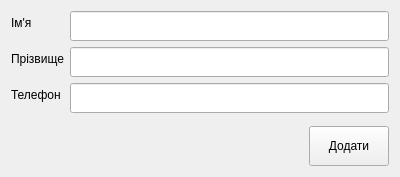
<?xml version="1.0" encoding="UTF-8"?>
<ui version="4.0">
 <class>AddCustomerForm</class>
 <widget class="QWidget" name="AddCustomerForm">
  <property name="geometry">
   <rect>
    <x>0</x>
    <y>0</y>
    <width>400</width>
    <height>177</height>
   </rect>
  </property>
  <property name="windowTitle">
   <string>Form</string>
  </property>
  <layout class="QVBoxLayout" name="verticalLayout">
   <item>
    <layout class="QFormLayout" name="formLayout">
     <item row="0" column="0">
      <widget class="QLabel" name="label">
       <property name="text">
        <string>Ім'я</string>
       </property>
      </widget>
     </item>
     <item row="0" column="1">
      <widget class="QLineEdit" name="lineFirstName">
       <property name="minimumSize">
        <size>
         <width>0</width>
         <height>30</height>
        </size>
       </property>
      </widget>
     </item>
     <item row="1" column="0">
      <widget class="QLabel" name="label_2">
       <property name="text">
        <string>Прізвище</string>
       </property>
      </widget>
     </item>
     <item row="1" column="1">
      <widget class="QLineEdit" name="lineLastName">
       <property name="minimumSize">
        <size>
         <width>0</width>
         <height>30</height>
        </size>
       </property>
      </widget>
     </item>
     <item row="2" column="0">
      <widget class="QLabel" name="label_3">
       <property name="text">
        <string>Телефон</string>
       </property>
      </widget>
     </item>
     <item row="2" column="1">
      <widget class="QLineEdit" name="linePhone">
       <property name="minimumSize">
        <size>
         <width>0</width>
         <height>30</height>
        </size>
       </property>
      </widget>
     </item>
    </layout>
   </item>
   <item>
    <layout class="QHBoxLayout" name="horizontalLayout">
     <item>
      <spacer name="horizontalSpacer">
       <property name="orientation">
        <enum>Qt::Horizontal</enum>
       </property>
       <property name="sizeHint" stdset="0">
        <size>
         <width>40</width>
         <height>20</height>
        </size>
       </property>
      </spacer>
     </item>
     <item>
      <widget class="QPushButton" name="pushButtonAddCustomer">
       <property name="minimumSize">
        <size>
         <width>0</width>
         <height>40</height>
        </size>
       </property>
       <property name="text">
        <string>Додати</string>
       </property>
      </widget>
     </item>
    </layout>
   </item>
  </layout>
 </widget>
 <resources/>
 <connections/>
</ui>
